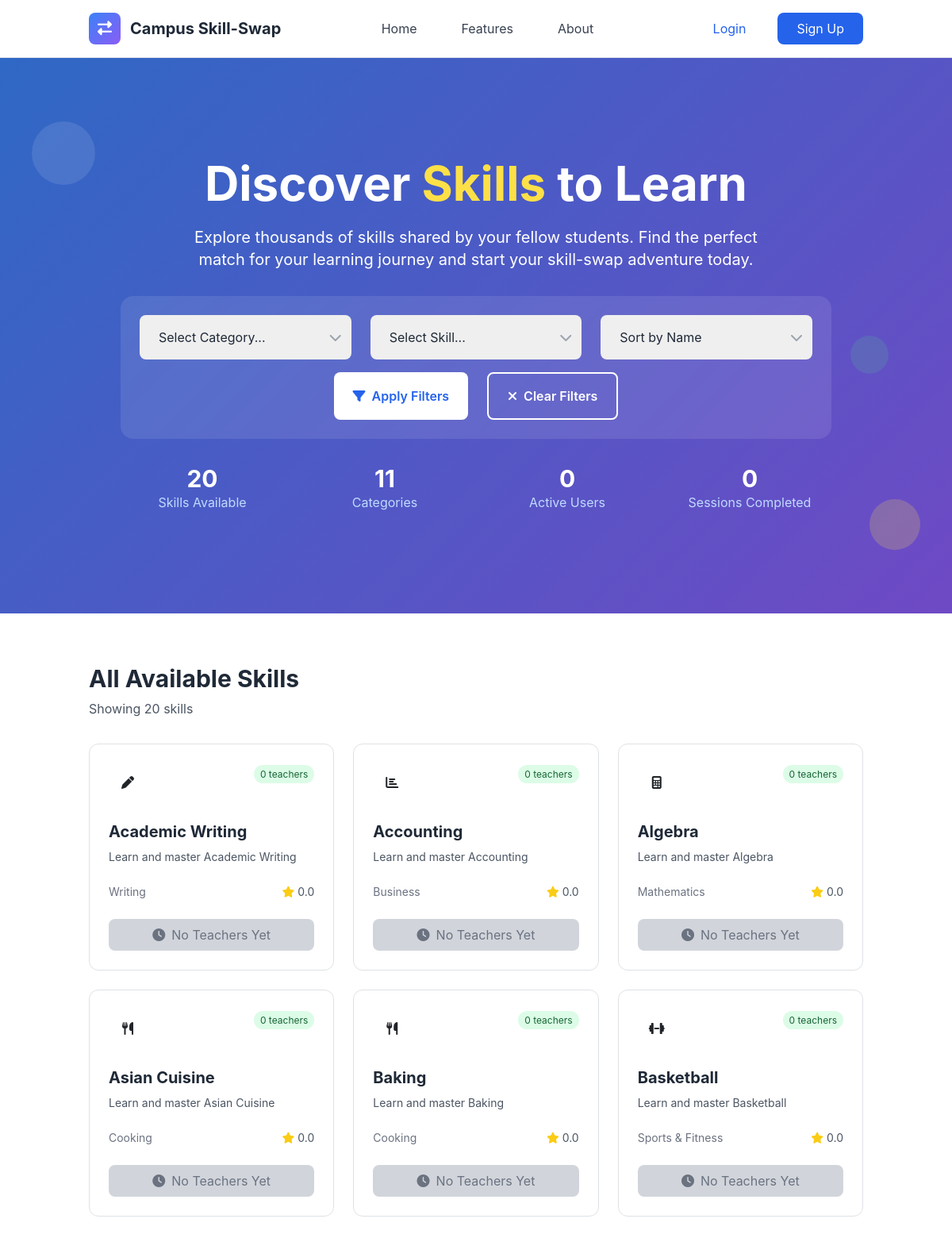
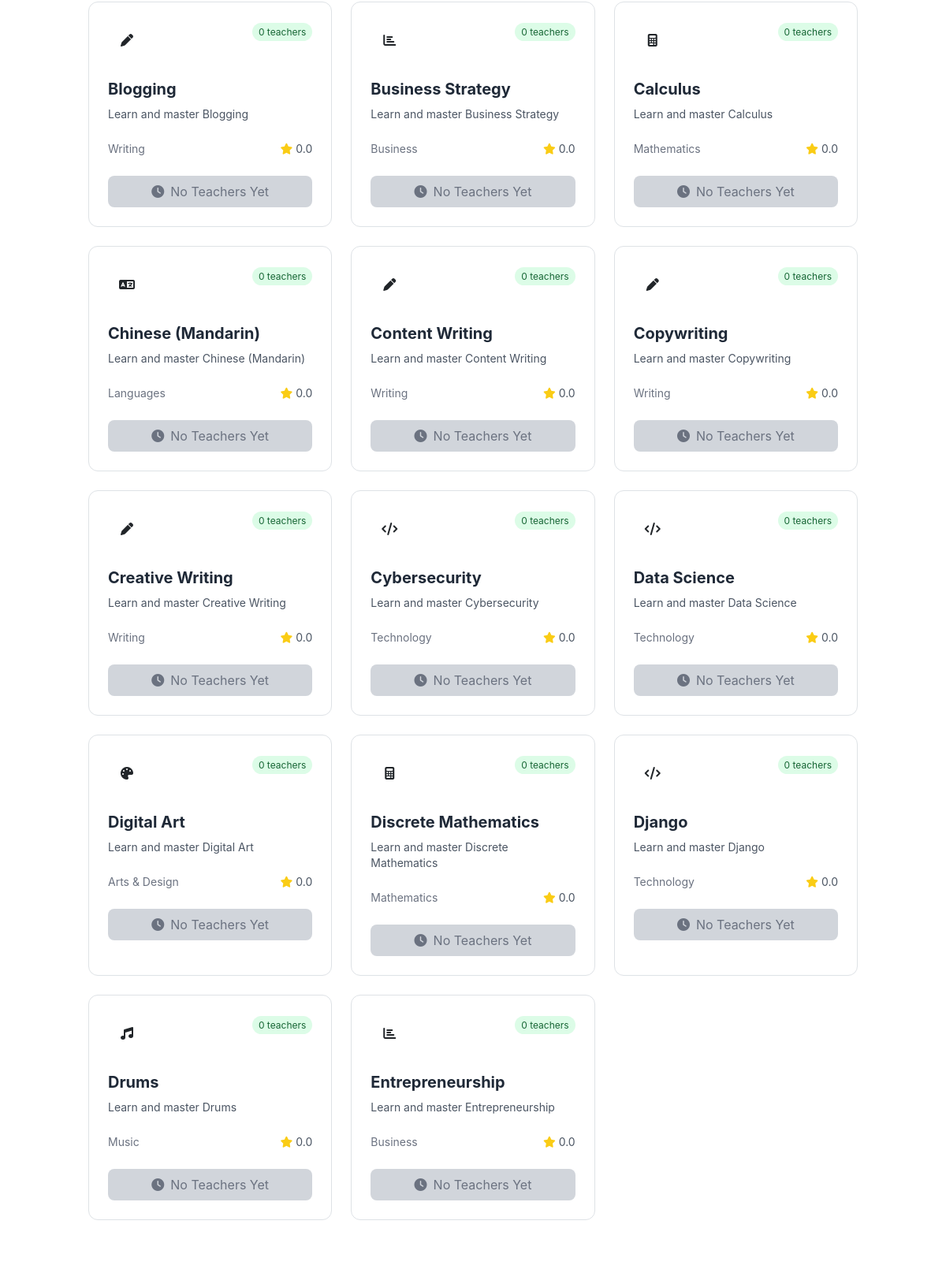
Screenshot of /skills/ (upper part) with the database file from the repository (2 pictures, top to bottom).
### skills/models.py (models this page shows, shortened)
class Skill(models.Model):
    name = models.CharField(max_length=100)
    category = models.ForeignKey(SkillCategory, on_delete=models.CASCADE, related_name='skills')
    description = models.TextField(blank=True)
    is_popular = models.BooleanField(default=False)
    created_at = models.DateTimeField(auto_now_add=True)
    updated_at = models.DateTimeField(auto_now=True)
    class Meta:
        ordering = ['category__name', 'name']
        unique_together = ['name', 'category']

class SkillCategory(models.Model):
    name = models.CharField(max_length=100, unique=True)
    description = models.TextField(blank=True)
    icon = models.CharField(max_length=50, blank=True, help_text="CSS icon class")
    color = models.CharField(max_length=7, default='#3B82F6', help_text="Hex color code")
    is_active = models.BooleanField(default=True)
    created_at = models.DateTimeField(auto_now_add=True)
    updated_at = models.DateTimeField(auto_now=True)
    class Meta:
        ordering = ['name']
        verbose_name_plural = "Skill Categories"
        db_table = 'category'

### skills/views.py (the view, shortened to what this page needs)
# urls.py: path('', views.SkillListView.as_view(), name='skill_list'),
class SkillListView(ListView):
    model = Skill
    template_name = 'skills/skill_list.html'
    context_object_name = 'skills'
    paginate_by = 20
    def get_queryset(self):
        queryset = Skill.objects.filter(category__is_active=True).annotate(
            offered_count=Count('offered_by_users')
        )
        category = self.request.GET.get('category')
        skill = self.request.GET.get('skill')
        sort_by = self.request.GET.get('sort', 'name')
        if category:
            queryset = queryset.filter(category_id=category)
        if skill:
            queryset = queryset.filter(id=skill)
        if sort_by == 'popular':
            queryset = queryset.order_by('-offered_count', 'name')
        elif sort_by == 'recent':
            queryset = queryset.order_by('-created_at', 'name')
        else:  # default to name
            queryset = queryset.order_by('name')
        return queryset
    def get_context_data(self, **kwargs):
        context = super().get_context_data(**kwargs)
        context['search_form'] = SkillSearchForm(self.request.GET)
        has_filters = bool(self.request.GET.get('category') or self.request.GET.get('skill'))
        show_trending = self.request.user.is_authenticated and not has_filters
        context['show_trending'] = show_trending
        context['categories'] = SkillCategory.objects.filter(is_active=True).annotate(
            skill_count=Count('skills')
        )
        if self.request.GET.get('category'):
            try:
                selected_category = SkillCategory.objects.get(id=self.request.GET.get('category'))
                context['selected_category'] = selected_category
            except SkillCategory.DoesNotExist:
                pass
        if self.request.GET.get('skill'):
            try:
                selected_skill = Skill.objects.get(id=self.request.GET.get('skill'))
                context['selected_skill'] = selected_skill
            except Skill.DoesNotExist:
                pass
        context['show_more_url'] = 'skills:trending_skills_more'
        return context

### templates/skills/skill_list.html (shortened to what this page needs)
{% extends 'base.html' %}
{% load static %}
{% block content %}
<section class="gradient-bg relative overflow-hidden">
    <div class="relative container mx-auto px-4 py-20 lg:py-32">
        <div class="text-center text-white">
            <h1 class="text-4xl lg:text-6xl font-bold mb-6 leading-tight">
                Discover <span class="text-yellow-300">Skills</span> to Learn
            </h1>
            <p class="text-lg lg:text-xl mb-8 max-w-3xl mx-auto">
                Explore thousands of skills shared by your fellow students. Find the perfect match for your learning journey
                and start your skill-swap adventure today.
            </p>
            <div class="max-w-4xl mx-auto bg-white/10 backdrop-blur-sm rounded-2xl p-6 mb-8">
                <form method="get" class="space-y-4">
                    <div class="grid grid-cols-1 md:grid-cols-3 gap-4">
                        <div class="relative">
                            <select name="category" id="id_category" class="w-full px-4 py-3 rounded-lg border-0 text-gray-800 focus:ring-2 focus:ring-blue-500 appearance-none">
                                <option value="">Select Category...</option>
                            </select>
                        </div>
                        <div class="relative">
                            <select name="skill" id="id_skill" class="w-full px-4 py-3 rounded-lg border-0 text-gray-800 focus:ring-2 focus:ring-blue-500 appearance-none" {% if not request.GET.category %}disabled{% endif %}>
                                <option value="">Select Skill...</option>
                            </select>
                        </div>
                        <div class="relative">
                            <select name="sort" class="w-full px-4 py-3 rounded-lg border-0 text-gray-800 focus:ring-2 focus:ring-blue-500 appearance-none">
                                <option value="name" {% if request.GET.sort == 'name' %}selected{% endif %}>Sort by Name</option>
                            </select>
                        </div>
                    </div>
                    <div class="flex flex-col sm:flex-row gap-4 justify-center">
                        <button type="submit" class="bg-white text-blue-600 px-6 py-3 rounded-lg font-semibold hover:bg-gray-100 transition-all">
                            <i class="fas fa-filter mr-2"></i>Apply Filters
                        </button>
                        <a href="{% url 'skills:skill_list' %}" class="border-2 border-white text-white px-6 py-3 rounded-lg font-semibold hover:bg-white hover:text-blue-600 transition-all text-center">
                            <i class="fas fa-times mr-2"></i>Clear Filters
                        </a>
                    </div>
                </form>
            </div>
            <div class="grid grid-cols-2 md:grid-cols-4 gap-6 max-w-4xl mx-auto">
                <div class="text-center">
                    <div class="text-3xl font-bold">{{ skills.count|default:"0" }}</div>
                    <div class="text-blue-200">Skills Available</div>
                </div>
                <div class="text-center">
                    <div class="text-3xl font-bold">{{ categories.count|default:"0" }}</div>
                    <div class="text-blue-200">Categories</div>
                </div>
                <div class="text-center">
                    <div class="text-3xl font-bold">{{ total_users|default:"0" }}</div>
                    <div class="text-blue-200">Active Users</div>
                </div>
                <div class="text-center">
                    <div class="text-3xl font-bold">{{ total_sessions|default:"0" }}</div>
                    <div class="text-blue-200">Sessions Completed</div>
                </div>
            </div>
        </div>
    </div>
    <div class="absolute top-20 left-10 w-20 h-20 bg-white opacity-10 rounded-full animate-bounce"></div>
    <div class="absolute bottom-20 right-10 w-16 h-16 bg-yellow-300 opacity-20 rounded-full animate-pulse"></div>
    <div class="absolute top-1/2 right-20 w-12 h-12 bg-green-400 opacity-15 rounded-full animate-bounce delay-75"></div>
</section>
<section class="py-16 bg-white">
    <div class="container mx-auto px-4">
        <div class="flex flex-col md:flex-row justify-between items-center mb-8">
            <div>
                <h2 class="text-2xl lg:text-3xl font-bold text-gray-800 mb-2">
                    {% if selected_skill %}
                        Results for "{{ selected_skill.name }}"
                    {% elif selected_category %}
                        Skills in {{ selected_category.name }}
                    {% else %}
                        All Available Skills
                    {% endif %}
                </h2>
                <p class="text-gray-600">
                    Showing {{ skills.count }} skill{{ skills.count|pluralize }}
                </p>
            </div>
        </div>
        {% if skills %}
            <div class="grid grid-cols-1 md:grid-cols-2 lg:grid-cols-3 xl:grid-cols-4 gap-6">
                {% for skill in skills %}
                    <div class="skill-card bg-white border border-gray-200 rounded-xl p-6 hover:shadow-xl transition-all duration-300 transform hover:-translate-y-1">
                        <div class="flex items-start justify-between mb-4">
                            <div class="w-12 h-12 bg-{{ skill.category.color|default:'blue' }}-100 rounded-full flex items-center justify-center">
                                <i class="{{ skill.category.icon|default:'fas fa-star' }} text-{{ skill.category.color|default:'blue' }}-600"></i>
                            </div>
                            <div class="text-right">
                                <span class="bg-green-100 text-green-800 text-xs px-2 py-1 rounded-full">
                                    {{ skill.offered_count }} teacher{{ skill.offered_count|pluralize }}
                                </span>
                            </div>
                        </div>
                        <h3 class="text-xl font-bold text-gray-800 mb-2">{{ skill.name }}</h3>
                        <p class="text-gray-600 text-sm mb-4">{{ skill.description|truncatewords:15 }}</p>
                        <div class="flex items-center justify-between mb-4">
                            <span class="text-sm text-gray-500">{{ skill.category.name }}</span>
                            <div class="flex items-center text-yellow-400">
                                <i class="fas fa-star text-sm"></i>
                                <span class="text-sm text-gray-600 ml-1">{{ skill.average_rating|default:"0.0" }}</span>
                            </div>
                        </div>
                        <div class="space-y-2">
                            {% if skill.offered_count > 0 %}
                                <a href="{% url 'skills:skill_detail' skill.id %}" class="w-full bg-blue-600 text-white py-2 px-4 rounded-lg text-center block hover:bg-blue-700 transition-colors">
                                    <i class="fas fa-eye mr-2"></i>View Details
                                </a>
                            {% else %}
                                <div class="w-full bg-gray-300 text-gray-500 py-2 px-4 rounded-lg text-center">
                                    <i class="fas fa-clock mr-2"></i>No Teachers Yet
                                </div>
                            {% endif %}
                        </div>
                    </div>
                {% endfor %}
            </div>
        {% endif %}
    </div>
</section>
{% endblock %}

### rows the page displays
Skill: offered_count "0", name "Academic Writing", description "Learn and master Academic Writing", category.name "Writing", average_rating "0.0", shows "No Teachers Yet"
Skill: offered_count "0", name "Accounting", description "Learn and master Accounting", category.name "Business", average_rating "0.0", shows "No Teachers Yet"
Skill: offered_count "0", name "Algebra", description "Learn and master Algebra", category.name "Mathematics", average_rating "0.0", shows "No Teachers Yet"
Skill: offered_count "0", name "Asian Cuisine", description "Learn and master Asian Cuisine", category.name "Cooking", average_rating "0.0", shows "No Teachers Yet"
Skill: offered_count "0", name "Baking", description "Learn and master Baking", category.name "Cooking", average_rating "0.0", shows "No Teachers Yet"
Skill: offered_count "0", name "Basketball", description "Learn and master Basketball", category.name "Sports & Fitness", average_rating "0.0", shows "No Teachers Yet"
Skill: offered_count "0", name "Blogging", description "Learn and master Blogging", category.name "Writing", average_rating "0.0", shows "No Teachers Yet"
Skill: offered_count "0", name "Business Strategy", description "Learn and master Business Strategy", category.name "Business", average_rating "0.0", shows "No Teachers Yet"
Skill: offered_count "0", name "Calculus", description "Learn and master Calculus", category.name "Mathematics", average_rating "0.0", shows "No Teachers Yet"
Skill: offered_count "0", name "Chinese (Mandarin)", description "Learn and master Chinese (Mandarin)", category.name "Languages", average_rating "0.0", shows "No Teachers Yet"
Skill: offered_count "0", name "Content Writing", description "Learn and master Content Writing", category.name "Writing", average_rating "0.0", shows "No Teachers Yet"
Skill: offered_count "0", name "Copywriting", description "Learn and master Copywriting", category.name "Writing", average_rating "0.0", shows "No Teachers Yet"
Skill: offered_count "0", name "Creative Writing", description "Learn and master Creative Writing", category.name "Writing", average_rating "0.0", shows "No Teachers Yet"
Skill: offered_count "0", name "Cybersecurity", description "Learn and master Cybersecurity", category.name "Technology", average_rating "0.0", shows "No Teachers Yet"
Skill: offered_count "0", name "Data Science", description "Learn and master Data Science", category.name "Technology", average_rating "0.0", shows "No Teachers Yet"
Skill: offered_count "0", name "Digital Art", description "Learn and master Digital Art", category.name "Arts & Design", average_rating "0.0", shows "No Teachers Yet"
Skill: offered_count "0", name "Discrete Mathematics", description "Learn and master Discrete Mathematics", category.name "Mathematics", average_rating "0.0", shows "No Teachers Yet"
Skill: offered_count "0", name "Django", description "Learn and master Django", category.name "Technology", average_rating "0.0", shows "No Teachers Yet"
Skill: offered_count "0", name "Drums", description "Learn and master Drums", category.name "Music", average_rating "0.0", shows "No Teachers Yet"
Skill: offered_count "0", name "Entrepreneurship", description "Learn and master Entrepreneurship", category.name "Business", average_rating "0.0", shows "No Teachers Yet"

### other values shown
{{ skills.count|default:"0" }} "20"
{{ categories.count|default:"0" }} "11"
{{ total_users|default:"0" }} "0"
{{ total_sessions|default:"0" }} "0"
{{ skills.count }} "20"
